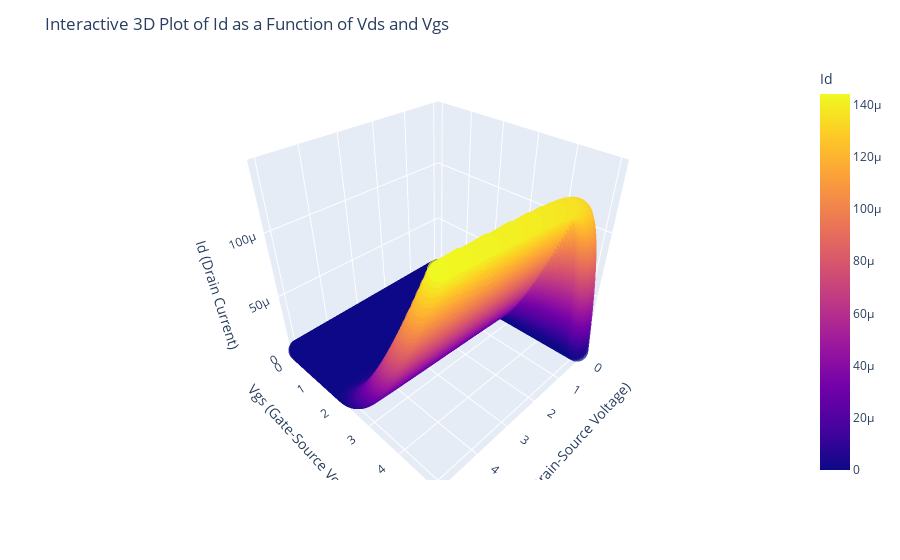

The notebook cell this image was saved under:
### Code cell
fig = px.scatter_3d(data, x='Vds', y='Vgs', z='Id', color='Id', opacity=0.7)
fig.update_layout(
    title='Interactive 3D Plot of Id as a Function of Vds and Vgs',
    scene=dict(
        xaxis_title='Vds (Drain-Source Voltage)',
        yaxis_title='Vgs (Gate-Source Voltage)',
        zaxis_title='Id (Drain Current)'
    )
)
fig.show()

### Figure 1 — Plotly figure (JSON) as saved in the notebook; plotly's stock layout.template omitted (floating-point values rounded to 4 significant figures; data arrays with more than 128 entries replaced by an {"elided": "..."} marker saying what was removed)
{"data": [{"hovertemplate": "Vds=%{x}<br>Vgs=%{y}<br>Id=%{marker.color}<extra></extra>", "legendgroup": "", "marker": {"color": {"elided": "25351 float values"}, "coloraxis": "coloraxis", "opacity": 0.7, "symbol": "circle"}, "mode": "markers", "name": "", "scene": "scene", "showlegend": false, "type": "scatter3d", "x": {"elided": "25351 float values"}, "y": {"elided": "25351 float values"}, "z": {"elided": "25351 float values"}}], "layout": {"coloraxis": {"colorbar": {"title": {"text": "Id"}}, "colorscale": [[0, "#0d0887"], [0.1111, "#46039f"], [0.2222, "#7201a8"], [0.3333, "#9c179e"], [0.4444, "#bd3786"], [0.5556, "#d8576b"], [0.6667, "#ed7953"], [0.7778, "#fb9f3a"], [0.8889, "#fdca26"], [1, "#f0f921"]]}, "legend": {"tracegroupgap": 0}, "margin": {"t": 60}, "scene": {"domain": {"x": [0, 1], "y": [0, 1]}, "xaxis": {"title": {"text": "Vds (Drain-Source Voltage)"}}, "yaxis": {"title": {"text": "Vgs (Gate-Source Voltage)"}}, "zaxis": {"title": {"text": "Id (Drain Current)"}}}, "title": {"text": "Interactive 3D Plot of Id as a Function of Vds and Vgs"}}}
